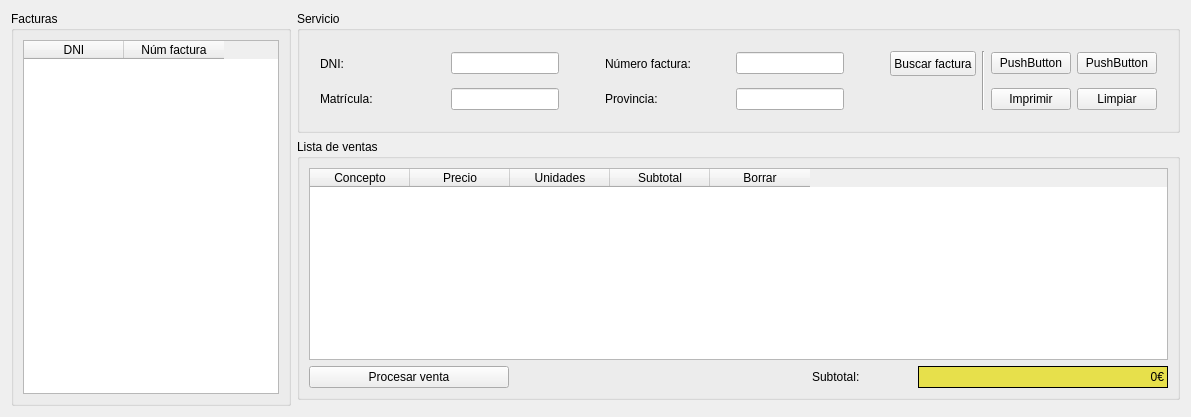
      <widget class="QWidget" name="tab_3">
       <attribute name="icon">
        <iconset>
         <normaloff>../../../../../home/a21mariogb/.designer/backup/img/icono_facturacion.png</normaloff>../../../../../home/a21mariogb/.designer/backup/img/icono_facturacion.png</iconset>
       </attribute>
       <attribute name="title">
        <string>Facturación</string>
       </attribute>
       <layout class="QGridLayout" name="gridLayout_8">
        <item row="1" column="1">
         <widget class="QGroupBox" name="groupBox">
          <property name="title">
           <string>Lista de ventas</string>
          </property>
          <layout class="QGridLayout" name="gridLayout_14">
           <item row="0" column="1" colspan="4">
            <widget class="QTableWidget" name="tabVentas">
             <column>
              <property name="text">
               <string>Concepto</string>
              </property>
             </column>
             <column>
              <property name="text">
               <string>Precio</string>
              </property>
             </column>
             <column>
              <property name="text">
               <string>Unidades</string>
              </property>
             </column>
             <column>
              <property name="text">
               <string>Subtotal</string>
              </property>
             </column>
             <column>
              <property name="text">
               <string>Borrar</string>
              </property>
             </column>
            </widget>
           </item>
           <item row="1" column="1">
            <widget class="QPushButton" name="pushButton">
             <property name="maximumSize">
              <size>
               <width>200</width>
               <height>16777215</height>
              </size>
             </property>
             <property name="text">
              <string>Procesar venta</string>
             </property>
            </widget>
           </item>
           <item row="1" column="3">
            <widget class="QLabel" name="label_8">
             <property name="maximumSize">
              <size>
               <width>100</width>
               <height>16777215</height>
              </size>
             </property>
             <property name="text">
              <string>Subtotal:</string>
             </property>
            </widget>
           </item>
           <item row="1" column="4">
            <widget class="QLabel" name="lblPrecioTotal">
             <property name="maximumSize">
              <size>
               <width>250</width>
               <height>16777215</height>
              </size>
             </property>
             <property name="styleSheet">
              <string notr="true">background-color: rgba(229, 219, 13, 184);
border: 1px solid black;</string>
             </property>
             <property name="text">
              <string>0€</string>
             </property>
             <property name="alignment">
              <set>Qt::AlignRight|Qt::AlignTrailing|Qt::AlignVCenter</set>
             </property>
            </widget>
           </item>
          </layout>
         </widget>
        </item>
        <item row="0" column="1">
         <widget class="QGroupBox" name="groupBox_6">
          <property name="title">
           <string>Servicio</string>
          </property>
          <layout class="QGridLayout" name="gridLayout_16">
           <property name="leftMargin">
            <number>20</number>
           </property>
           <property name="topMargin">
            <number>20</number>
           </property>
           <property name="rightMargin">
            <number>20</number>
           </property>
           <property name="bottomMargin">
            <number>20</number>
           </property>
           <item row="2" column="5">
            <widget class="QPushButton" name="btnImprimirFactura">
             <property name="text">
              <string>Imprimir</string>
             </property>
            </widget>
           </item>
           <item row="0" column="6">
            <widget class="QPushButton" name="pushButton_5">
             <property name="text">
              <string>PushButton</string>
             </property>
            </widget>
           </item>
           <item row="0" column="2">
            <widget class="QPushButton" name="btnSeleccionarCliente">
             <property name="minimumSize">
              <size>
               <width>0</width>
               <height>25</height>
              </size>
             </property>
             <property name="maximumSize">
              <size>
               <width>200</width>
               <height>16777215</height>
              </size>
             </property>
             <property name="text">
              <string>Buscar factura</string>
             </property>
            </widget>
           </item>
           <item row="0" column="5">
            <widget class="QPushButton" name="pushButton_3">
             <property name="text">
              <string>PushButton</string>
             </property>
            </widget>
           </item>
           <item row="2" column="6">
            <widget class="QPushButton" name="btnLimpiarFact">
             <property name="text">
              <string>Limpiar</string>
             </property>
            </widget>
           </item>
           <item row="0" column="1">
            <layout class="QHBoxLayout" name="horizontalLayout_8">
             <item>
              <widget class="QLabel" name="label_9">
               <property name="minimumSize">
                <size>
                 <width>125</width>
                 <height>0</height>
                </size>
               </property>
               <property name="text">
                <string>Número factura:</string>
               </property>
              </widget>
             </item>
             <item>
              <widget class="QLineEdit" name="txtNumFactura">
               <property name="maximumSize">
                <size>
                 <width>150</width>
                 <height>16777215</height>
                </size>
               </property>
              </widget>
             </item>
             <item>
              <spacer name="horizontalSpacer_9">
               <property name="orientation">
                <enum>Qt::Horizontal</enum>
               </property>
               <property name="sizeHint" stdset="0">
                <size>
                 <width>40</width>
                 <height>20</height>
                </size>
               </property>
              </spacer>
             </item>
            </layout>
           </item>
           <item row="2" column="0">
            <layout class="QHBoxLayout" name="horizontalLayout_7">
             <item>
              <widget class="QLabel" name="label_10">
               <property name="minimumSize">
                <size>
                 <width>125</width>
                 <height>0</height>
                </size>
               </property>
               <property name="text">
                <string>Matrícula:</string>
               </property>
              </widget>
             </item>
             <item>
              <widget class="QLineEdit" name="txtMatriculaFact">
               <property name="maximumSize">
                <size>
                 <width>150</width>
                 <height>16777215</height>
                </size>
               </property>
              </widget>
             </item>
             <item>
              <spacer name="horizontalSpacer_8">
               <property name="orientation">
                <enum>Qt::Horizontal</enum>
               </property>
               <property name="sizeHint" stdset="0">
                <size>
                 <width>40</width>
                 <height>20</height>
                </size>
               </property>
              </spacer>
             </item>
            </layout>
           </item>
           <item row="0" column="4" rowspan="3">
            <widget class="Line" name="line">
             <property name="orientation">
              <enum>Qt::Vertical</enum>
             </property>
            </widget>
           </item>
           <item row="0" column="0">
            <layout class="QHBoxLayout" name="horizontalLayout_11">
             <item>
              <widget class="QLabel" name="lblFactDni">
               <property name="minimumSize">
                <size>
                 <width>125</width>
                 <height>0</height>
                </size>
               </property>
               <property name="text">
                <string>DNI:</string>
               </property>
              </widget>
             </item>
             <item>
              <widget class="QLineEdit" name="txtFactDni">
               <property name="maximumSize">
                <size>
                 <width>150</width>
                 <height>16777215</height>
                </size>
               </property>
              </widget>
             </item>
             <item>
              <spacer name="horizontalSpacer_7">
               <property name="orientation">
                <enum>Qt::Horizontal</enum>
               </property>
               <property name="sizeHint" stdset="0">
                <size>
                 <width>40</width>
                 <height>20</height>
                </size>
               </property>
              </spacer>
             </item>
            </layout>
           </item>
           <item row="2" column="1">
            <layout class="QHBoxLayout" name="horizontalLayout_9">
             <item>
              <widget class="QLabel" name="label_11">
               <property name="minimumSize">
                <size>
                 <width>125</width>
                 <height>0</height>
                </size>
               </property>
               <property name="text">
                <string>Provincia:</string>
               </property>
              </widget>
             </item>
             <item>
              <widget class="QLineEdit" name="txtProvinciaFact">
               <property name="maximumSize">
                <size>
                 <width>150</width>
                 <height>16777215</height>
                </size>
               </property>
              </widget>
             </item>
             <item>
              <spacer name="horizontalSpacer_11">
               <property name="orientation">
                <enum>Qt::Horizontal</enum>
               </property>
               <property name="sizeHint" stdset="0">
                <size>
                 <width>40</width>
                 <height>20</height>
                </size>
               </property>
              </spacer>
             </item>
            </layout>
           </item>
          </layout>
         </widget>
        </item>
        <item row="0" column="0" rowspan="3">
         <widget class="QGroupBox" name="groupBox_2">
          <property name="maximumSize">
           <size>
            <width>300</width>
            <height>16777215</height>
           </size>
          </property>
          <property name="title">
           <string>Facturas</string>
          </property>
          <layout class="QGridLayout" name="gridLayout_15">
           <item row="0" column="0">
            <widget class="QTableWidget" name="tabSeleccionClientes">
             <column>
              <property name="text">
               <string>DNI</string>
              </property>
             </column>
             <column>
              <property name="text">
               <string>Núm factura</string>
              </property>
             </column>
            </widget>
           </item>
          </layout>
         </widget>
        </item>
       </layout>
      </widget>
